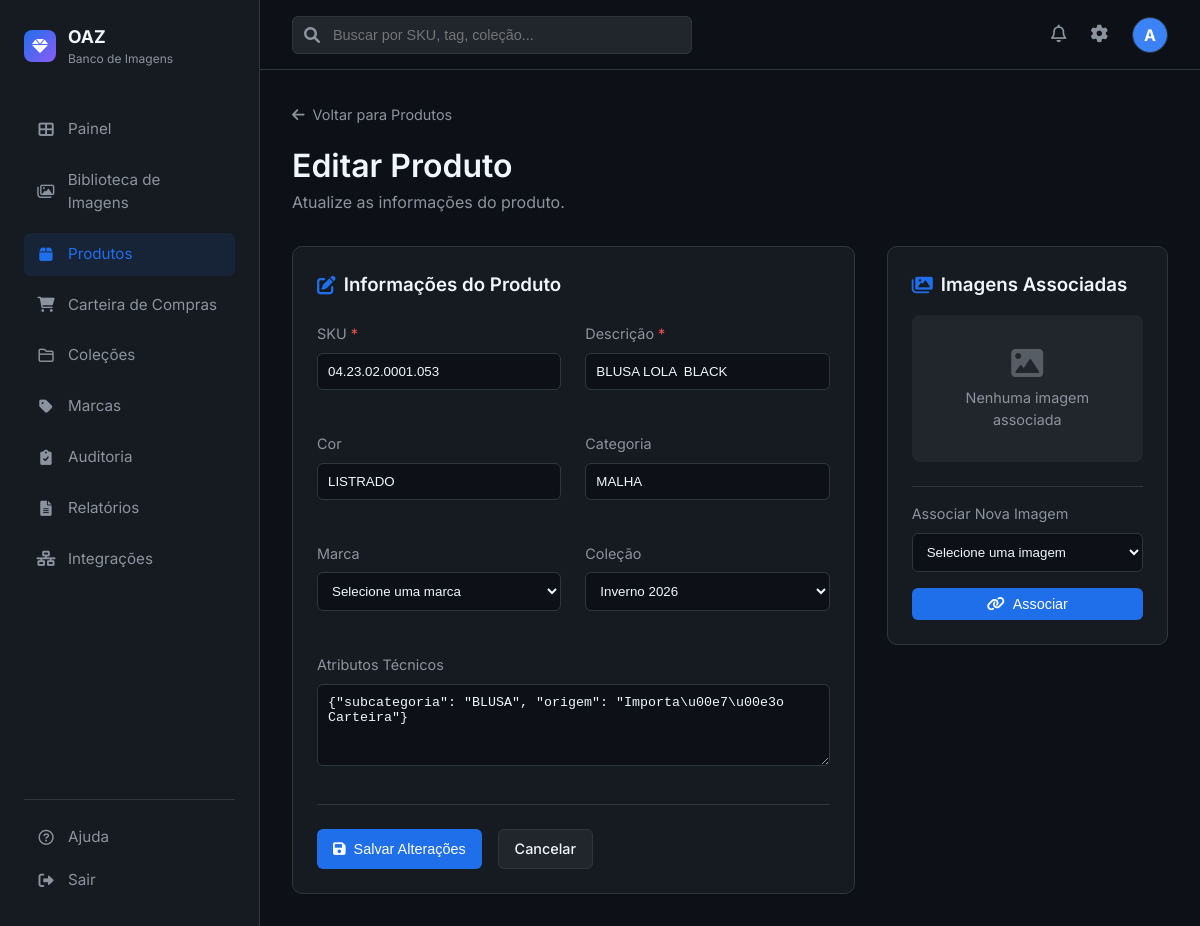
The app's page /produtos/1/edit (signed in) with its own data.
### app.py (models this page shows, shortened)
class User(UserMixin, db.Model):
    id = db.Column(db.Integer, primary_key=True)
    username = db.Column(db.String(80), unique=True, nullable=False)
    email = db.Column(db.String(120), unique=True, nullable=False)
    password_hash = db.Column(db.String(128))

class Produto(db.Model):
    id = db.Column(db.Integer, primary_key=True)
    sku = db.Column(db.String(50), unique=True, nullable=False)
    descricao = db.Column(db.String(255), nullable=False)
    cor = db.Column(db.String(50))
    categoria = db.Column(db.String(100))
    atributos_tecnicos = db.Column(db.Text)  # JSON com atributos extras
    marca_id = db.Column(db.Integer, db.ForeignKey('brand.id'))
    colecao_id = db.Column(db.Integer, db.ForeignKey('collection.id'))
    created_at = db.Column(db.DateTime, default=datetime.utcnow)
    updated_at = db.Column(db.DateTime, default=datetime.utcnow, onupdate=datetime.utcnow)
    tem_foto = db.Column(db.Boolean, default=False)
    ativo = db.Column(db.Boolean, default=True)
    marca = db.relationship('Brand', backref='produtos')
    colecao = db.relationship('Collection', backref='produtos')
    imagens = db.relationship('ImagemProduto', backref='produto', lazy=True, cascade='all, delete-orphan')
    historico_skus = db.relationship('HistoricoSKU', backref='produto', lazy=True)

class Collection(db.Model):
    id = db.Column(db.Integer, primary_key=True)
    name = db.Column(db.String(100), nullable=False)
    description = db.Column(db.Text)
    season = db.Column(db.String(50))  # Estação: Primavera/Verão, Outono/Inverno
    year = db.Column(db.Integer)  # Ano da coleção
    campanha = db.Column(db.String(100))  # Nome da campanha
    created_at = db.Column(db.DateTime, default=datetime.utcnow)
    images = db.relationship('Image', backref='collection', lazy=True)

### app.py (the view, shortened to what this page needs)
@app.route('/produtos/<int:id>/edit', methods=['GET', 'POST'])
@login_required
def edit_produto(id):
    produto = Produto.query.get_or_404(id)
    marcas = Brand.query.order_by(Brand.name).all()
    colecoes = Collection.query.order_by(Collection.name).all()
    imagens_associadas = Image.query.join(ImagemProduto).filter(ImagemProduto.produto_id == produto.id).all()
    imagens_associadas_ids = [img.id for img in imagens_associadas]
    imagens_disponiveis = Image.query.filter(~Image.id.in_(imagens_associadas_ids) if imagens_associadas_ids else True).order_by(Image.upload_date.desc()).limit(50).all()
    historico_sku = HistoricoSKU.query.filter_by(produto_id=produto.id).order_by(HistoricoSKU.data_alteracao.desc()).all()
    return render_template('produtos/edit.html',
                          produto=produto,
                          marcas=marcas,
                          colecoes=colecoes,
                          imagens_associadas=imagens_associadas,
                          imagens_disponiveis=imagens_disponiveis,
                          historico_sku=historico_sku)

### templates/produtos/edit.html (shortened to what this page needs)
{% extends "base.html" %}
{% block content %}
<div style="margin-bottom: 2rem;">
    <a href="{{ url_for('produtos') }}" style="color: var(--text-secondary); font-size: 0.9rem; display: inline-flex; align-items: center; gap: 0.5rem;">
        <i class="fas fa-arrow-left"></i> Voltar para Produtos
    </a>
    <h1 style="margin-top: 1rem;">Editar Produto</h1>
    <p style="color: var(--text-secondary);">Atualize as informações do produto.</p>
</div>
<div style="display: grid; grid-template-columns: 2fr 1fr; gap: 2rem;">
    <div>
        <div class="stat-card">
            <h3 style="margin-bottom: 1.5rem; display: flex; align-items: center; gap: 0.5rem;">
                <i class="fas fa-edit" style="color: var(--accent-blue);"></i> Informações do Produto
            </h3>
            <form action="{{ url_for('edit_produto', id=produto.id) }}" method="POST" id="editForm">
                <div style="display: grid; grid-template-columns: 1fr 1fr; gap: 1.5rem;">
                    <div class="form-group">
                        <label class="form-label">
                            SKU <span style="color: #f85149;">*</span>
                        </label>
                        <input type="text" name="sku" id="skuInput" class="form-control" required value="{{ produto.sku }}" onchange="checkSkuChange()">
                    </div>
                    <div class="form-group">
                        <label class="form-label">
                            Descrição <span style="color: #f85149;">*</span>
                        </label>
                        <input type="text" name="descricao" class="form-control" required value="{{ produto.descricao }}">
                    </div>
                    <div class="form-group">
                        <label class="form-label">Cor</label>
                        <input type="text" name="cor" class="form-control" value="{{ produto.cor or '' }}">
                    </div>
                    <div class="form-group">
                        <label class="form-label">Categoria</label>
                        <input type="text" name="categoria" class="form-control" value="{{ produto.categoria or '' }}">
                    </div>
                    <div class="form-group">
                        <label class="form-label">Marca</label>
                        <select name="marca_id" class="form-control">
                            <option value="">Selecione uma marca</option>
                        </select>
                    </div>
                    <div class="form-group">
                        <label class="form-label">Coleção</label>
                        <select name="colecao_id" class="form-control">
                            {% for colecao in colecoes %}
                            <option value="{{ colecao.id }}" {% if produto.colecao_id == colecao.id %}selected{% endif %}>{{ colecao.name }}</option>
                            {% endfor %}
                        </select>
                    </div>
                </div>
                <div class="form-group" style="margin-top: 1.5rem;">
                    <label class="form-label">Atributos Técnicos</label>
                    <textarea name="atributos_tecnicos" class="form-control" rows="4">{{ produto.atributos_tecnicos or '' }}</textarea>
                </div>
                <div style="display: flex; gap: 1rem; margin-top: 2rem; padding-top: 1.5rem; border-top: 1px solid var(--border-color);">
                    <button type="submit" class="btn btn-primary">
                        <i class="fas fa-save"></i> Salvar Alterações
                    </button>
                    <a href="{{ url_for('produtos') }}" class="btn" style="background: var(--bg-tertiary); border: 1px solid var(--border-color); color: var(--text-primary);">
                        Cancelar
                    </a>
                </div>
            </form>
        </div>
    </div>
    <div>
        <div class="stat-card">
            <h3 style="margin-bottom: 1rem; display: flex; align-items: center; gap: 0.5rem;">
                <i class="fas fa-images" style="color: var(--accent-blue);"></i> Imagens Associadas
            </h3>
            {% if produto.imagens %}
            <div style="display: flex; flex-direction: column; gap: 1rem; margin-bottom: 1.5rem;">
                {% for imagem in produto.imagens %}
                <div style="display: flex; gap: 0.75rem; align-items: center; padding: 0.75rem; background: var(--bg-tertiary); border-radius: 8px;">
                    <div style="width: 50px; height: 50px; border-radius: 6px; overflow: hidden; flex-shrink: 0;">
                        <img src="{{ url_for('static', filename='uploads/' + imagem.filename) }}" style="width: 100%; height: 100%; object-fit: cover;">
                    </div>
                    <div style="flex: 1; min-width: 0;">
                        <div style="font-weight: 500; font-size: 0.9rem; white-space: nowrap; overflow: hidden; text-overflow: ellipsis;">{{ imagem.sku or imagem.original_name }}</div>
                        <div style="font-size: 0.8rem; color: var(--text-secondary);">{{ imagem.status }}</div>
                    </div>
                    <form action="{{ url_for('desassociar_imagem', produto_id=produto.id, imagem_id=imagem.id) }}" method="POST" onsubmit="return confirm('Desassociar esta imagem?');">
                        <button type="submit" style="background: none; border: none; color: #f85149; cursor: pointer; padding: 4px;" title="Desassociar">
                            <i class="fas fa-unlink"></i>
                        </button>
                    </form>
                </div>
                {% endfor %}
            </div>
            {% else %}
            <div style="text-align: center; padding: 2rem; color: var(--text-secondary); background: var(--bg-tertiary); border-radius: 8px; margin-bottom: 1.5rem;">
                <i class="fas fa-image" style="font-size: 2rem; margin-bottom: 0.5rem; opacity: 0.5;"></i>
                <p style="font-size: 0.9rem;">Nenhuma imagem associada</p>
            </div>
            {% endif %}
            <form action="{{ url_for('associar_imagem', produto_id=produto.id) }}" method="POST" style="padding-top: 1rem; border-top: 1px solid var(--border-color);">
                <div class="form-group" style="margin-bottom: 1rem;">
                    <label class="form-label">Associar Nova Imagem</label>
                    <select name="imagem_id" class="form-control" required>
                        <option value="">Selecione uma imagem</option>
                    </select>
                </div>
                <button type="submit" class="btn btn-primary" style="width: 100%; justify-content: center;">
                    <i class="fas fa-link"></i> Associar
                </button>
            </form>
        </div>
    </div>
</div>
{% endblock %}

### templates/base.html (shortened to what this page needs)
<!DOCTYPE html>
<html lang="pt-BR">
<head>
    <link rel="stylesheet" href="{{ url_for('static', filename='css/style.css') }}">
    <link href="https://cdnjs.cloudflare.com/ajax/libs/font-awesome/6.0.0/css/all.min.css" rel="stylesheet">
</head>
<body>
    <div class="app-container">
        <aside class="sidebar">
            <div class="logo-area">
                <div class="logo-icon">
                    <i class="fas fa-gem"></i>
                </div>
                <div>
                    <div style="font-weight: 700; font-size: 1.1rem;">OAZ</div>
                    <div style="font-size: 0.75rem; color: var(--text-secondary);">Banco de Imagens</div>
                </div>
            </div>
            <nav class="nav-menu">
                <a href="{{ url_for('dashboard') }}"
                    class="nav-item {% if request.endpoint == 'dashboard' %}active{% endif %}">
                    <i class="fas fa-th-large"></i>
                    <span>Painel</span>
                </a>
                <a href="{{ url_for('catalog') }}"
                    class="nav-item {% if request.endpoint == 'catalog' %}active{% endif %}">
                    <i class="far fa-images"></i>
                    <span>Biblioteca de Imagens</span>
                </a>
                <a href="{{ url_for('produtos') }}"
                    class="nav-item {% if request.endpoint in ['produtos', 'new_produto', 'edit_produto'] %}active{% endif %}">
                    <i class="fas fa-box"></i>
                    <span>Produtos</span>
                </a>
                <a href="{{ url_for('carteira') }}"
                    class="nav-item {% if request.endpoint in ['carteira', 'importar_carteira'] %}active{% endif %}">
                    <i class="fas fa-shopping-cart"></i>
                    <span>Carteira de Compras</span>
                </a>
                <a href="{{ url_for('collections') }}"
                    class="nav-item {% if request.endpoint == 'collections' %}active{% endif %}">
                    <i class="far fa-folder"></i>
                    <span>Coleções</span>
                </a>
                <a href="{{ url_for('brands') }}"
                    class="nav-item {% if request.endpoint == 'brands' %}active{% endif %}">
                    <i class="fas fa-tag"></i>
                    <span>Marcas</span>
                </a>
                <a href="{{ url_for('auditoria') }}"
                    class="nav-item {% if request.endpoint in ['auditoria', 'historico_sku', 'skus_pendentes'] %}active{% endif %}">
                    <i class="fas fa-clipboard-check"></i>
                    <span>Auditoria</span>
                </a>
                <a href="{{ url_for('reports') }}"
                    class="nav-item {% if request.endpoint == 'reports' %}active{% endif %}">
                    <i class="fas fa-file-alt"></i>
                    <span>Relatórios</span>
                </a>
                <a href="{{ url_for('integrations') }}"
                    class="nav-item {% if request.endpoint == 'integrations' %}active{% endif %}">
                    <i class="fas fa-network-wired"></i>
                    <span>Integrações</span>
                </a>
            </nav>
            <div class="bottom-menu">
                <a href="#" class="nav-item">
                    <i class="far fa-question-circle"></i>
                    <span>Ajuda</span>
                </a>
                <a href="{{ url_for('logout') }}" class="nav-item">
                    <i class="fas fa-sign-out-alt"></i>
                    <span>Sair</span>
                </a>
            </div>
        </aside>
        <main class="main-content">
            <header class="top-header">
                <div class="search-bar">
                    <i class="fas fa-search"></i>
                    <input type="text" placeholder="Buscar por SKU, tag, coleção...">
                </div>
                <div class="header-actions">
                    <button class="icon-btn"><i class="far fa-bell"></i></button>
                    <a href="{{ url_for('settings') }}" class="icon-btn"><i class="fas fa-cog"></i></a>
                    <div class="user-profile">
                        <div
                            style="width:100%; height:100%; background:#3b82f6; display:flex; align-items:center; justify-content:center; color:white; font-weight:bold;">
                            {{ current_user.username[0].upper() }}
                        </div>
                    </div>
                </div>
            </header>
            <div class="content-scroll">
                {% block content %}{% endblock %}
            </div>
        </main>
    </div>
</body>
</html>

### records on screen
User: username "A"
Produto: sku "04.23.02.0001.053", descricao "BLUSA LOLA BLACK", cor "LISTRADO", categoria "MALHA", colecao_id "Inverno 2026", atributos_tecnicos "{\"subcategoria\": \"BLUSA\", \"origem\": \"Importa\\u00e7\\u00e3o Carteira\"}"
